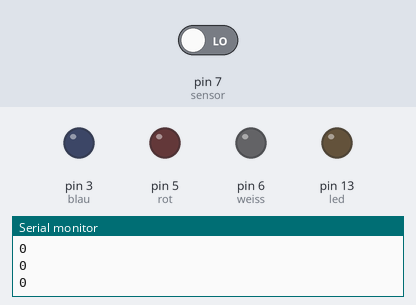
Simulated run of this sketch. Board: Arduino Uno, built with avr-gcc and run on an emulated ATmega328P. Parts: output pins drawn as LEDs (lit = HIGH), the last lines printed to the serial monitor. The test bench sets the inputs (shaded band); at power-on: pin 7 (sensor) LOW. Random numbers use the default seed unless the sketch sets one.

Above: at 1.2 s.
1.3 s: pin 7 (sensor) driven HIGH
At 1.47 s:
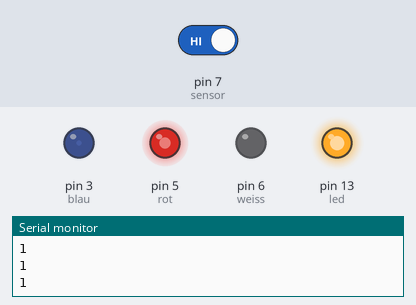
4.3 s: pin 7 (sensor) driven LOW
At 4.45 s:
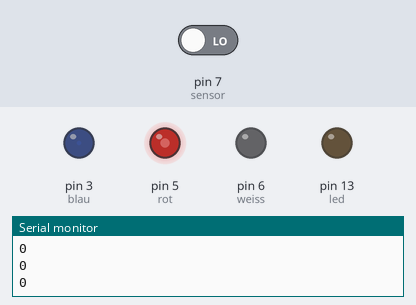
7.3 s: pin 7 (sensor) driven HIGH
At 7.58 s:
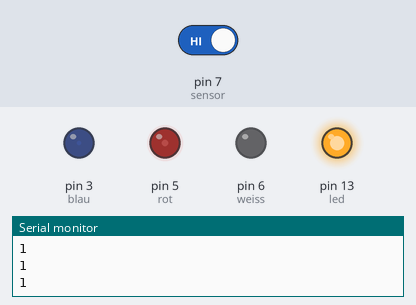
10.3 s: pin 7 (sensor) driven LOW
At 10.51 s:
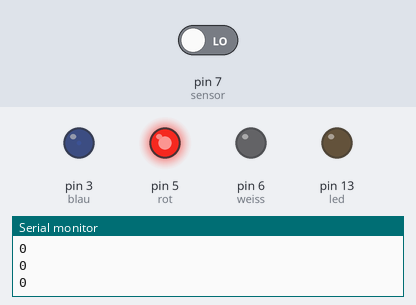
16.3 s: pin 7 (sensor) driven HIGH
At 16.68 s:
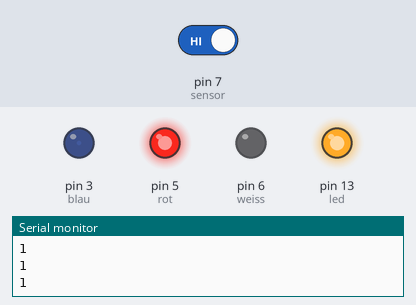
Timing chart, 0 to 26.2 s (numbered marks = the images above; inputs shaded):
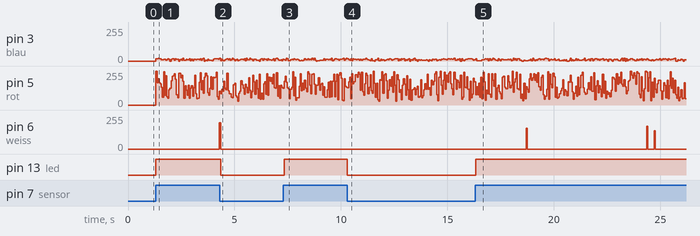

The sketch:

Falcon_mit_Bewegungsmelder.ino
```cpp
int sensor = 7; // Pin an dem der Sensor angeschlossen ist
int led = 13; // Pin der internen LED, LED leuchtet, wenn Anwesenheit festgestellt wird
int blau = 3; //Pin Blau
int rot = 5; //Pin Rot
int weiss = 6; // Pin Weiss
int anwesend = 0; //nicht verändern/ nicht von Interesse
unsigned long previousMillis = 0; //nicht verändern/ nicht von Interesse
const long interval = 10000; //Dauer bis die Lichter ausgeschaltet wurden, nachdem das letzte Signal gekommen ist (in Millisekunden)
unsigned long currentMillis = 0; // nicht verändern/ nicht von Interesse


void setup() {
  // put your setup code here, to run once:
pinMode(sensor, INPUT);
pinMode(led, OUTPUT);
pinMode(blau, OUTPUT);
pinMode(weiss, OUTPUT);
pinMode(rot, OUTPUT);
Serial.begin(9600);
randomSeed(analogRead(0));

}

void loop() {
  // put your main code here, to run repeatedly:
int sensorstate = digitalRead(sensor);
Serial.println(sensorstate);
int random1 = random (0, 20);
int random2 = random (30, 255);
int random3 = random (0,100);
int random4 = random (125, 200);
//Zeitgeber
      currentMillis = millis();
  if (currentMillis - previousMillis >= interval){
      previousMillis = currentMillis;
      anwesend = 0;}
//Zeitgeber

switch (sensorstate){
case 1: anwesend = 1;
        digitalWrite(led, HIGH);
        previousMillis = currentMillis;
        break;
case 0: digitalWrite(led, LOW);
        break;
}
switch (anwesend){
case 1: analogWrite(blau, random1);
        analogWrite(rot, random2);
        if (random3 >= 99){
          analogWrite(weiss, random4);
          }
        else
        {analogWrite(weiss,0);
        }
        break;
case 0:
        digitalWrite(led, LOW);
        analogWrite(weiss, 0);
        analogWrite(blau, 0);
        analogWrite(rot, 0);
        break;
}
delay(50);
}
```

Measured:
- after the input at 1.3 s, pin 6 (weiss): 0/255 → 196/255 after 3.0 s; pin 13 (led): LOW → HIGH at once
- after the input at 4.3 s, pin 13 (led): HIGH → LOW after 0.05 s
- after the input at 7.3 s, pin 13 (led): LOW → HIGH at once
- after the input at 10.3 s, pin 13 (led): HIGH → LOW at once
- after the input at 16.3 s, pin 13 (led): LOW → HIGH at once
